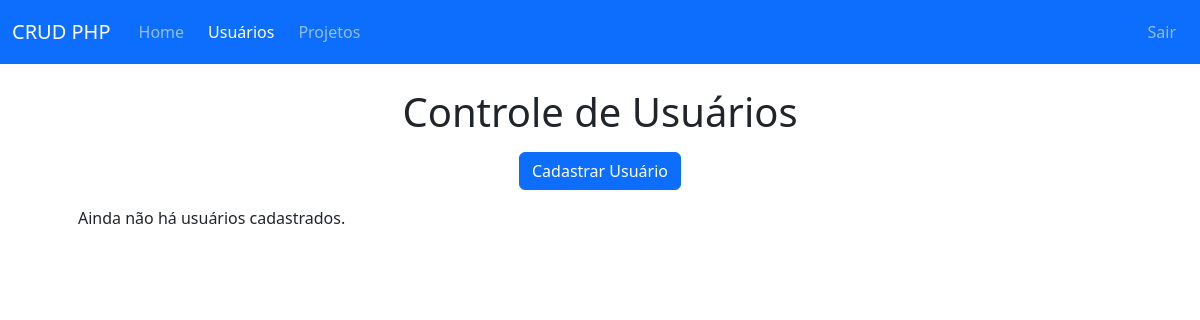
The page /pages/usuario/tabela.php on the database as committed earlier.
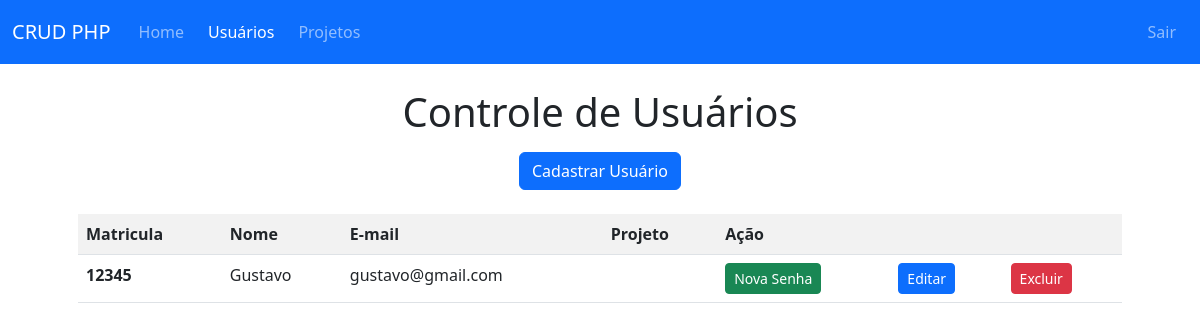
The same page on the database as committed later.
### tables this page shows
CREATE TABLE IF NOT EXISTS `usuarios` (
  `usu_matricula` int(11) NOT NULL,
  `usu_nome` varchar(50) NOT NULL,
  `usu_email` varchar(75) NOT NULL,
  `usu_senha` varchar(255) NOT NULL,
  `id_projeto` int(11) DEFAULT NULL,
  PRIMARY KEY (`usu_matricula`),
  KEY `usuario_projeto` (`id_projeto`)
);

### pages/usuario/tabela.php (the view, shortened to what this page needs)
<?php
    include("../../database/conexao.php");
    $sql_code = "SELECT * FROM usuarios LEFT JOIN projetos ON usuarios.id_projeto = projetos.pro_id ORDER BY usuarios.usu_nome";
    $sql_query = $conn->query($sql_code) or die($mysqli->error);
    $row = $sql_query->fetch_assoc();
?>
<!DOCTYPE html>
<html lang="pt-br">
<head>
    <link href="https://cdn.jsdelivr.net/npm/bootstrap@5.2.3/dist/css/bootstrap.min.css" rel="stylesheet">
    <link href="../../styles/styles.css" rel="stylesheet">
</head>
<body>
    <header>
        <nav class="navbar navbar-expand-lg navbar-dark bg-primary fixed-top">
            <div class="container-fluid">
                <div class="collapse navbar-collapse" id="navbarTogglerDemo01">
                    <a class="navbar-brand" href="../../">CRUD PHP</a>
                    <ul class="navbar-nav me-auto mb-2 mb-lg-0">
                        <li class="nav-item p-1">
                            <a class="nav-link" aria-current="page" href="../../">Home</a>
                        </li>
                        <li class="nav-item p-1">
                            <a class="nav-link active" href="./tabela.php">Usuários</a>
                        </li>
                        <li class="nav-item p-1">
                            <a class="nav-link" href="../projeto/tabela.php">Projetos</a>
                        </li>
                    </ul>
                    <ul class="navbar-nav mb-2 mb-lg-0">
                        <li class="nav-item p-1">
                            <a class="nav-link" href="#">Sair</a>
                        </li>
                    </ul>
                </div>
            </div>
        </nav>
    </header>
    <section class="pt-5 mt-3">
        <div class="container px-5 mt-4 mb-1">
            <h1 class="text-center">Controle de Usuários</h1>
            <div class="d-flex justify-content-center my-3">
                <a class="btn btn-primary" href="./cadastro.php">Cadastrar Usuário</a>
            </div>
        <?php
            if (!empty($row)) {
        ?>
            <table class="mt-4 my-3 table table-striped">
                <tr>
                    <th scope="col">Matricula</th>
                    <th scope="col">Nome</th>
                    <th scope="col">E-mail</th>
                    <th scope="col">Projeto</th>
                    <th scope="col" colspan="3">Ação</th>
                </tr>
        <?php
            do{
        ?>
                <tr>
                    <th scope="row"><?php echo $row['usu_matricula'] ?></th>
                    <td><?php echo $row['usu_nome'] ?></td>
                    <td><?php echo $row['usu_email'] ?></td>
                    <td><?php echo !empty($row['id_projeto']) ? $row['pro_nome'] : "<span>Usuário em nenhum projeto.</span>" ?></td>
                    <td>
                        <a class="btn btn-success btn-sm " href="./redefinicao-senha.php?matricula=<?php echo $row['usu_matricula'] ?>">Nova Senha</td>
                    <td>
                        <a class="btn btn-primary btn-sm " href="./edicao.php?matricula=<?php echo $row['usu_matricula'] ?>">Editar</a>
                    </td>
                    <td>
                        <button type="button" class="btn btn-danger btn-sm " data-bs-toggle="modal" data-bs-target="#modalExcluir<?php echo $row['usu_matricula'] ?>">
                            Excluir
                        </button>
                    </td>
                </tr>
        <?php
            } while($row=$sql_query->fetch_assoc());
        ?>
            </table>
        <?php
            } else {
                echo "<p>Ainda não há usuários cadastrados.</p>";
            }
        ?>
        </div>
    </section>
</body>
</html>

Rows that differ between the two databases and show on the page:
added usuarios: usu_matricula "12345", usu_nome "Gustavo", usu_email "gustavo@gmail.com"
Other text that changed with them:
text no longer shown: "Ainda não há usuários cadastrados."
text now shown: "Matricula Nome E-mail Projeto Ação"
